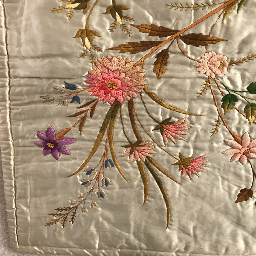
#> input picture THE #1/intro/THE1-Images/a1.png, 256 x 256 px, found by its file name
$ python the4_solution.py
#> lines starting #> are read from the running program, lines starting #| are printed output that depends on the picture; after the words box and inside, x2 and y2 are one past the last pixel; in counts of white or black regions, pixels touching at a corner belong together
# onur yaman - 2007961
# ilkim oğul - 2237675
import os
from skimage import io, feature, color,filters,segmentation
from skimage.util import img_as_ubyte
import matplotlib.pyplot as plt
import numpy as np
from scipy.ndimage.morphology import binary_fill_holes
from skimage.morphology import square, disk
from skimage.filters.rank import median
from skimage.transform import rescale
import cv2 as cv
from sklearn import cluster
from skimage.future import graph

INPUT_PATH = "./THE4_Images/"
OUTPUT_PATH = "./Outputs/"

def read_image(img_path, rgb = True):
#> called with img_path = './THE4_Images/A1.png', rgb = True
    img = io.imread(img_path)
#> img is the input picture: shape (256, 256, 3); mean R, G, B 168.2, 145.9, 119.4
    return img

def write_image(img, output_path, rgb = True):
    plt.imshow(img,cmap='gray')
    plt.savefig(output_path)

def count1 (img,a,b,c):
#> called with a = 110, b = 40, c = 1
    thresh = cv.threshold(img, a, 255, cv.THRESH_BINARY)[1]
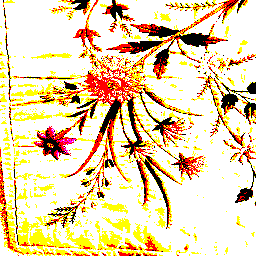
#> thresh: shape (256, 256, 3); mean R, G, B 235.2, 212.7, 172.4
    gray = color.rgb2gray(thresh)
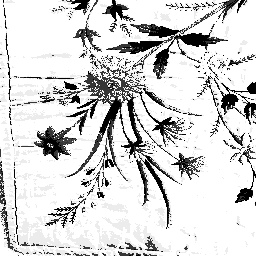
#> gray: shape (256, 256) float64; min 0, max 1, mean 0.841
    bin = np.uint8((gray> 0.1) * 255)
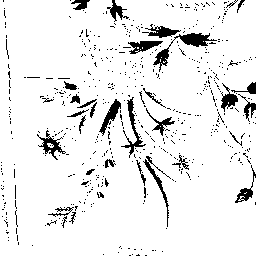
#> bin: shape (256, 256); 92.2% white; 551 black regions (517 under 20 px), largest, box (x1, y1, x2, y2) and area: (153, 33, 217, 72) 491, (121, 97, 146, 158) 295, (99, 99, 121, 136) 254
    k1 = np.ones((b,b),np.uint8)
    k2 = np.ones((35,35),np.uint8)
    erosion = cv.erode(bin,k1,iterations = 1)
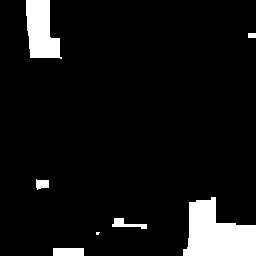
#> erosion: shape (256, 256); 7.5% white; 7 white regions (1 under 20 px), largest, box (x1, y1, x2, y2) and area: (183, 197, 256, 256) 2848, (26, 0, 62, 59) 1497, (53, 248, 84, 256) 248, (112, 218, 147, 229) 177, (36, 179, 49, 190) 110, (248, 33, 256, 38) 40
    dilation = cv.dilate(erosion,k2,iterations = c)
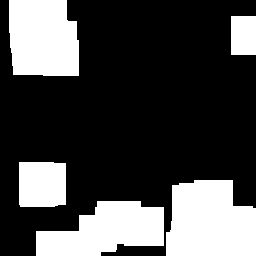
#> dilation: shape (256, 256); 28.4% white; 5 white regions, box (x1, y1, x2, y2) and area: (166, 180, 256, 256) 5857, (9, 0, 79, 76) 4897, (36, 201, 164, 256) 4826, (19, 162, 66, 207) 2082, (231, 16, 256, 55) 975
    count, _ = cv.connectedComponents(dilation)
#> count = 6
    print("The number of flowers in image A1 is", count - 1)
#| The number of flowers in image A1 is 5
    return dilation


# [129 lines left out: functions count2, count3, write_images, segmentation_mean_shift_for_others, segmentation_mean_shift_for_B3, combine_imgs and 1 more, not called in this run]

if __name__ == '__main__':
    if not os.path.exists(OUTPUT_PATH):
        os.makedirs(OUTPUT_PATH)

    img = read_image(INPUT_PATH + "A1.png")
    output = count1(img,110,40,1)
    write_image(output, OUTPUT_PATH + "A1.png")

    img = read_image(INPUT_PATH + "A2.png")
#> (the run stopped early here; a loop or call above may not have finished)

$ run again, with THE #1/intro/THE1-Images/b1.png copied over THE #1/intro/THE1-Images/a1.png
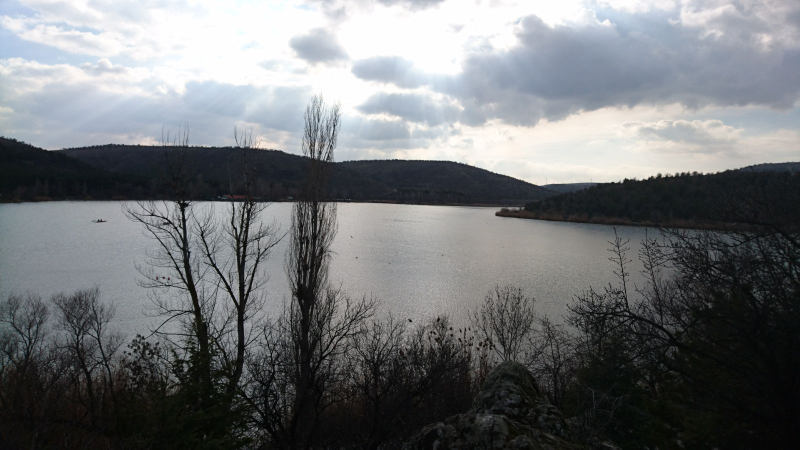
#> input picture THE #1/intro/THE1-Images/b1.png, 1599 x 899 px, found by its file name (shown at 1/2 size)
#> in read_image, img is the input picture: shape (899, 1599, 3); mean R, G, B 114.5, 117, 119.2
#> bin: shape (899, 1599); 54.2% white; 1347 black regions (1325 under 20 px), largest, box (x1, y1, x2, y2) and area: (0, 243, 1599, 899) 654951, (565, 602, 574, 647) 83, (190, 438, 213, 445) 71
#> in count1, `erosion = cv.erode(bin,k1,iterations = 1)`:
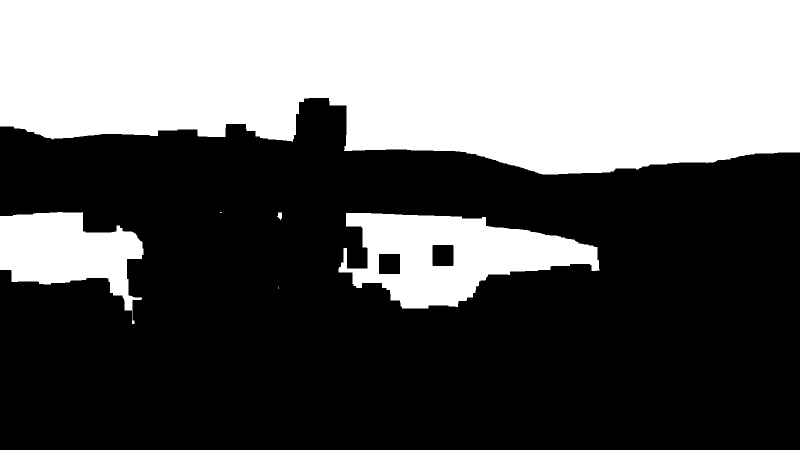
#> erosion: shape (899, 1599) (shown at 1/2 size); 38.8% white; 6 white regions (2 under 20 px), largest, box (x1, y1, x2, y2) and area: (0, 0, 1599, 349) 469532, (677, 426, 1200, 617) 54905, (0, 424, 287, 648) 33871, (554, 425, 564, 440) 102
#> in count1, `dilation = cv.dilate(erosion,k2,iterations = c)`:
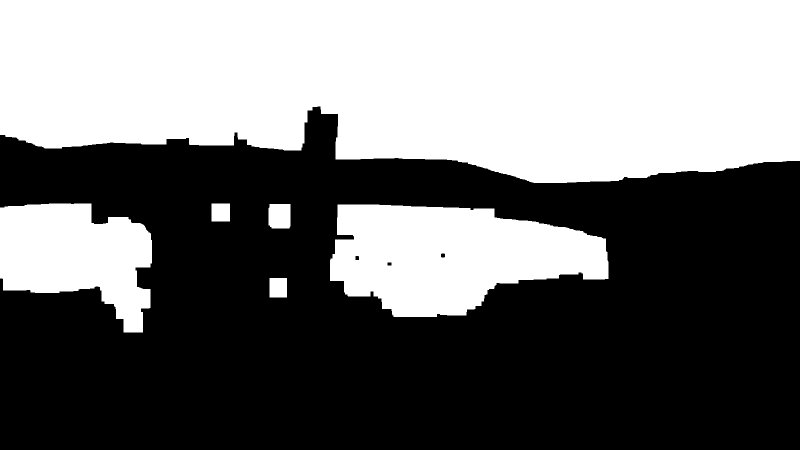
#> dilation: shape (899, 1599) (shown at 1/2 size); 45.1% white; 6 white regions, box (x1, y1, x2, y2) and area: (0, 0, 1599, 366) 504229, (660, 409, 1217, 634) 87514, (0, 407, 304, 665) 52129, (537, 408, 581, 457) 2108, (539, 556, 574, 595) 1365, (423, 407, 460, 443) 1332
#> count = 7
#| The number of flowers in image A1 is 6
